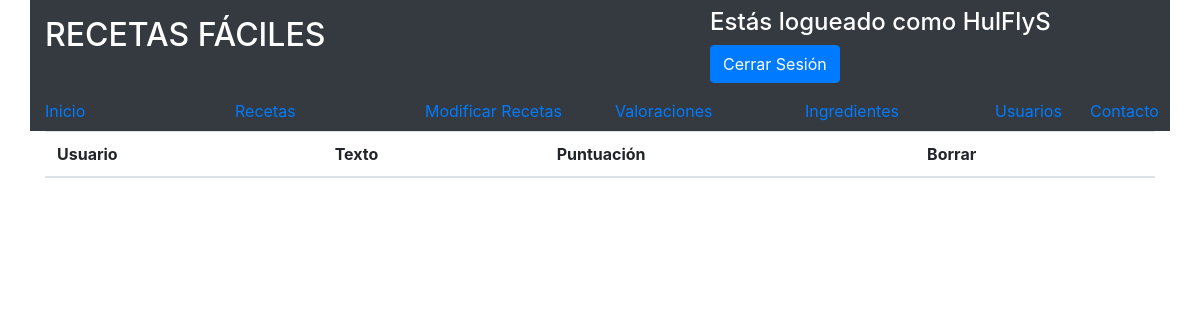
The app's page /codigo/modificar_valoraciones.php (signed in), older data.
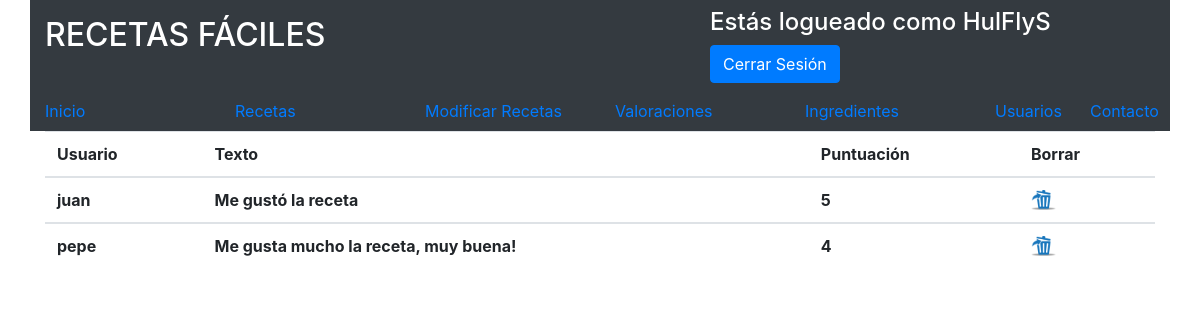
The same page, newer data.
### tables this page shows
CREATE TABLE `valoraciones` (
  `id_valoraciones` int(11) NOT NULL AUTO_INCREMENT,
  `puntuacion` int(11) DEFAULT NULL,
  `texto` text,
  `id_recetas` int(11) DEFAULT NULL,
  `id_miembros` int(11) DEFAULT NULL,
  PRIMARY KEY (`id_valoraciones`),
  KEY `id_recetas` (`id_recetas`),
  KEY `id_miembros` (`id_miembros`),
  CONSTRAINT `valoraciones_ibfk_1` FOREIGN KEY (`id_recetas`) REFERENCES `recetas` (`id_recetas`) ON DELETE CASCADE,
  CONSTRAINT `valoraciones_ibfk_2` FOREIGN KEY (`id_miembros`) REFERENCES `miembros` (`id_miembros`) ON DELETE CASCADE
);

CREATE TABLE `miembros` (
  `id_miembros` int(11) NOT NULL AUTO_INCREMENT,
  `user` varchar(50) DEFAULT NULL,
  `pass` varchar(99) DEFAULT NULL,
  `mail` varchar(50) DEFAULT NULL,
  `tipo` varchar(10) DEFAULT 'usuario',
  PRIMARY KEY (`id_miembros`),
  UNIQUE KEY `user` (`user`),
  UNIQUE KEY `mail` (`mail`)
);

### codigo/modificar_valoraciones.php (the view, shortened to what this page needs)
<html lang="en">
  <head>
    <link rel="stylesheet" href="https://maxcdn.bootstrapcdn.com/bootstrap/4.0.0-beta.3/css/bootstrap.min.css">
  </head>
  <body>
    <?php if (isset($_SESSION["user"])&&($_SESSION["tipo"])=='admin' )  :?>
      <?php if (isset($_SESSION["user"])&&($_SESSION["tipo"])=='admin') {
                 include("../codigo/cabeceras/admin.php");
               }
            elseif (isset($_SESSION["user"])&&($_SESSION["tipo"])=='usuario')  {
                 include("../codigo/cabeceras/usuario.php");
             } else {
               include("../codigo/cabeceras/no_usuario.php");
             }
       ?>
     <?php
             $connection = new mysqli("localhost", "root", "Admin2015", "web",3316);
             $connection->set_charset("uft8");
               $consulta="SELECT * FROM valoraciones v JOIN miembros m
               ON v.id_miembros = m.id_miembros";
             if ($result = $connection->query($consulta)) {
             ?>
             <div class="container">
                 <table class="table">
                   <thead>
                     <tr>
                       <th scope="col">Usuario</th>
                       <th scope="col">Texto</th>
                       <th scope="col">Puntuación</th>
                       <th scope="col">Borrar</th>
                     </tr>
                   </thead>
              </div>
             <?php
                 while($obj = $result->fetch_object()) {
                     echo "<tbody>
                             <tr>
                             <th scope='row'>$obj->user</th>
                             <th scope='row'>$obj->texto</th>
                             <th scope='row'>$obj->puntuacion</th>
                             <td><a href='borrar_valoraciones.php?id=$obj->id_valoraciones'><img class='img-responsive' width='25px' alt='Responsive image' src='../imagenes/papelera.png'></a></td>
                           </tr>
                           ";
                 }
                 echo "</tbody>";
             }
           ?>
   <?php else: ?>
     <h1>NO TIENES PERMISOS PARA ACCEDER AQUI</h1>
   <?php endif ?>
</body>

Row changes from the older to the newer data that the page shows:
added valoraciones: id_miembros.user "juan", texto "Me gustó la receta", puntuacion "5"
added valoraciones: id_miembros.user "pepe", texto "Me gusta mucho la receta, muy buena!", puntuacion "4"
